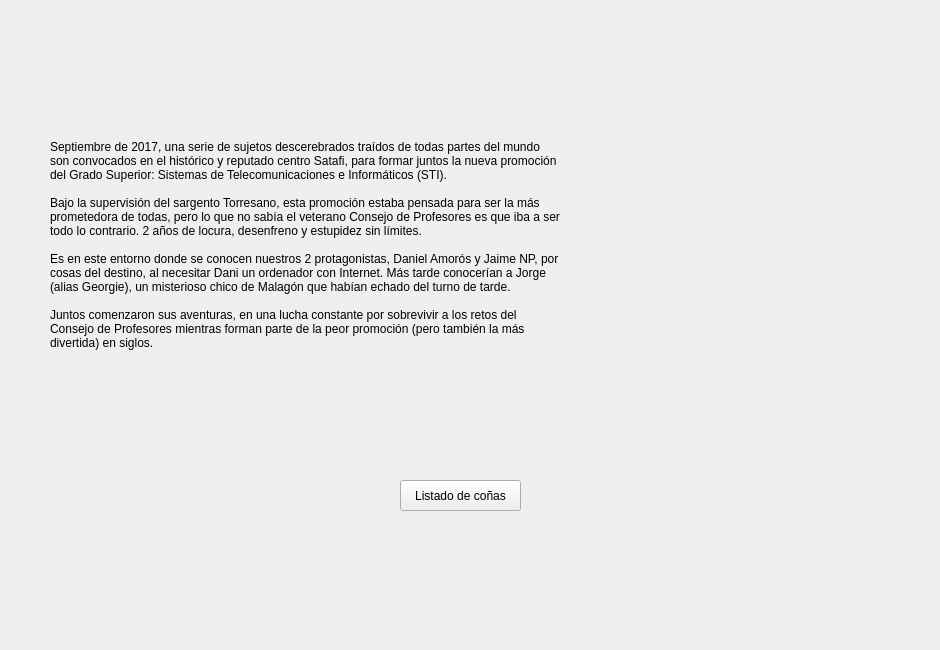
<?xml version="1.0" encoding="UTF-8"?>
<ui version="4.0">
 <class>STI1</class>
 <widget class="QStackedWidget" name="STI1">
  <property name="geometry">
   <rect>
    <x>0</x>
    <y>0</y>
    <width>940</width>
    <height>650</height>
   </rect>
  </property>
  <property name="minimumSize">
   <size>
    <width>940</width>
    <height>650</height>
   </size>
  </property>
  <property name="maximumSize">
   <size>
    <width>940</width>
    <height>650</height>
   </size>
  </property>
  <property name="windowTitle">
   <string>STI</string>
  </property>
  <widget class="QWidget" name="page">
   <widget class="QLabel" name="label">
    <property name="geometry">
     <rect>
      <x>360</x>
      <y>30</y>
      <width>171</width>
      <height>91</height>
     </rect>
    </property>
    <property name="text">
     <string/>
    </property>
    <property name="pixmap">
     <pixmap resource="images.qrc">:/images/STI1_Title.png</pixmap>
    </property>
    <property name="scaledContents">
     <bool>true</bool>
    </property>
   </widget>
   <widget class="QLabel" name="label_2">
    <property name="geometry">
     <rect>
      <x>50</x>
      <y>140</y>
      <width>511</width>
      <height>211</height>
     </rect>
    </property>
    <property name="text">
     <string>Septiembre de 2017, una serie de sujetos descerebrados traídos de todas partes del mundo son convocados en el histórico y reputado centro Satafi, para formar juntos la nueva promoción del Grado Superior: Sistemas de Telecomunicaciones e Informáticos (STI).

Bajo la supervisión del sargento Torresano, esta promoción estaba pensada para ser la más prometedora de todas, pero lo que no sabía el veterano Consejo de Profesores es que iba a ser todo lo contrario. 2 años de locura, desenfreno y estupidez sin límites.

Es en este entorno donde se conocen nuestros 2 protagonistas, Daniel Amorós y Jaime NP, por cosas del destino, al necesitar Dani un ordenador con Internet. Más tarde conocerían a Jorge (alias Georgie), un misterioso chico de Malagón que habían echado del turno de tarde. 

Juntos comenzaron sus aventuras, en una lucha constante por sobrevivir a los retos del Consejo de Profesores mientras forman parte de la peor promoción (pero también la más divertida) en siglos.</string>
    </property>
    <property name="alignment">
     <set>Qt::AlignLeading|Qt::AlignLeft|Qt::AlignTop</set>
    </property>
    <property name="wordWrap">
     <bool>true</bool>
    </property>
   </widget>
   <widget class="QPushButton" name="pushButton_7">
    <property name="geometry">
     <rect>
      <x>400</x>
      <y>480</y>
      <width>121</width>
      <height>31</height>
     </rect>
    </property>
    <property name="text">
     <string>Listado de coñas</string>
    </property>
   </widget>
  </widget>
 </widget>
 <resources>
  <include location="images.qrc"/>
 </resources>
 <connections/>
</ui>
